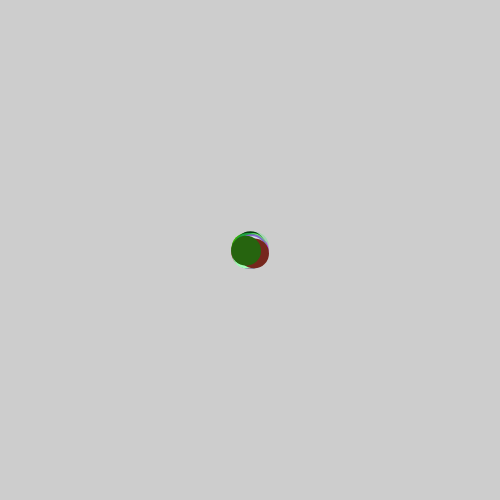
Frame 1 (no input)
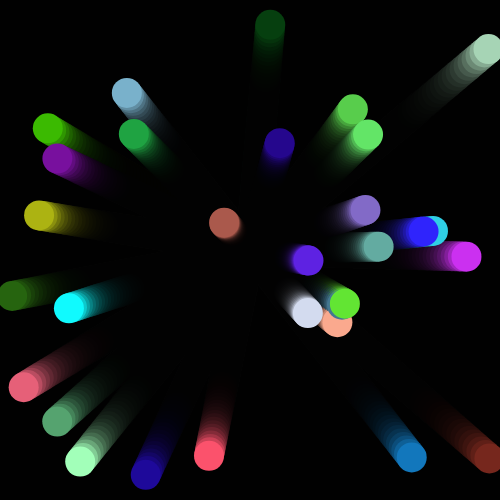
Frame 60 (no input)
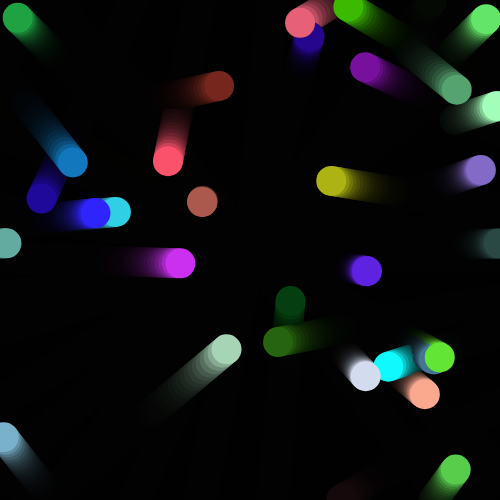
Frame 120 (the mouse pressed at the canvas centre since frame 60)

The p5.js sketch that drew these frames (run headless with seeded random() and noise() and a simulated clock; from frame 60 on, the mouse is pressed at the canvas centre):

// p5.js sketch
// ── sketch.js
// array to hold our walkers
let theWalkers = [];

function setup() {
  createCanvas(500, 500);

  // create 30 walkers
  for (let i = 0; i < 30; i++) {
    let temp = new RandomWalker(250, 250);

    // put this walker into our array
    theWalkers.push( temp );
  }
}

function draw() {
  background(0, 50);

  // visit our walkers and ask them to display / move themselves
  for (let i = 0; i < theWalkers.length; i++) {
    theWalkers[i].move();
    theWalkers[i].display();
  }
}

class RandomWalker {

  constructor(x,y) {
    // walkers know where they exist and compute their own speed
    this.x = x;
    this.y = y;
    this.xSpeed = random(-4, 4);
    this.ySpeed = random(-4, 4);

    // walkers also keep track of how long they have been moving in a
    // given direction. we can use this info to switch directions at
    // some point in the future
    this.timeInState = 0;
    this.timeToSwitch = int(random(100,200));

    // walkers remember their color (note the user of the 'color' function
    // here to package up a RGB triple into a single color value (integer) )
    this.color = color( random(255), random(255), random(255) );
  }

  // display our walker
  display() {
    fill(this.color);
    noStroke();
    ellipse(this.x, this.y, 30, 30);
  }

  // move our walker
  move() {
    this.x += this.xSpeed;
    this.y += this.ySpeed;

    // wrap around logic
    if (this.x > width) {
      this.x = 0;
    }
    if (this.x < 0) {
      this.x = width;
    }
    if (this.y > height) {
      this.y = 0;
    }
    if (this.y < 0) {
      this.y = height;
    }

    // advance the # of frames we've been in our state
    this.timeInState += 1;

    // if we've exceeded how long we should stay in this state
    // we should pick a new direction and reset our timer
    if (this.timeInState >= this.timeToSwitch) {
      this.xSpeed = random(-4, 4);
      this.ySpeed = random(-4, 4);
      this.timeInState = 0;
      this.timeToSwitch = int(random(100,200));
    }
  }
}
